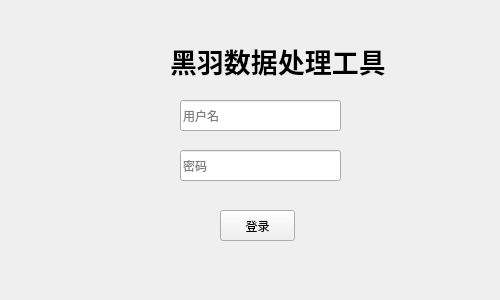
<?xml version="1.0" encoding="UTF-8"?>
<ui version="4.0">
 <class>Form</class>
 <widget class="QWidget" name="Form">
  <property name="geometry">
   <rect>
    <x>0</x>
    <y>0</y>
    <width>500</width>
    <height>300</height>
   </rect>
  </property>
  <property name="sizePolicy">
   <sizepolicy hsizetype="Fixed" vsizetype="Fixed">
    <horstretch>0</horstretch>
    <verstretch>0</verstretch>
   </sizepolicy>
  </property>
  <property name="minimumSize">
   <size>
    <width>500</width>
    <height>300</height>
   </size>
  </property>
  <property name="maximumSize">
   <size>
    <width>500</width>
    <height>300</height>
   </size>
  </property>
  <property name="windowTitle">
   <string>登录</string>
  </property>
  <property name="windowIcon">
   <iconset>
    <normaloff>images/logo.jpg</normaloff>images/logo.jpg</iconset>
  </property>
  <widget class="QLabel" name="label">
   <property name="geometry">
    <rect>
     <x>100</x>
     <y>30</y>
     <width>41</width>
     <height>51</height>
    </rect>
   </property>
   <property name="text">
    <string/>
   </property>
   <property name="pixmap">
    <pixmap>images/analytics-small.png</pixmap>
   </property>
  </widget>
  <widget class="QLabel" name="label_2">
   <property name="geometry">
    <rect>
     <x>170</x>
     <y>40</y>
     <width>261</width>
     <height>41</height>
    </rect>
   </property>
   <property name="font">
    <font>
     <pointsize>20</pointsize>
     <weight>75</weight>
     <bold>true</bold>
    </font>
   </property>
   <property name="text">
    <string>黑羽数据处理工具</string>
   </property>
  </widget>
  <widget class="QLineEdit" name="edit_username">
   <property name="geometry">
    <rect>
     <x>180</x>
     <y>100</y>
     <width>161</width>
     <height>31</height>
    </rect>
   </property>
   <property name="font">
    <font>
     <pointsize>9</pointsize>
    </font>
   </property>
   <property name="placeholderText">
    <string>用户名</string>
   </property>
  </widget>
  <widget class="QLineEdit" name="edit_password">
   <property name="geometry">
    <rect>
     <x>180</x>
     <y>150</y>
     <width>161</width>
     <height>31</height>
    </rect>
   </property>
   <property name="font">
    <font>
     <pointsize>9</pointsize>
    </font>
   </property>
   <property name="echoMode">
    <enum>QLineEdit::Password</enum>
   </property>
   <property name="placeholderText">
    <string>密码</string>
   </property>
  </widget>
  <widget class="QPushButton" name="btn_login">
   <property name="geometry">
    <rect>
     <x>220</x>
     <y>210</y>
     <width>75</width>
     <height>31</height>
    </rect>
   </property>
   <property name="text">
    <string>登录</string>
   </property>
  </widget>
 </widget>
 <resources/>
 <connections/>
</ui>
